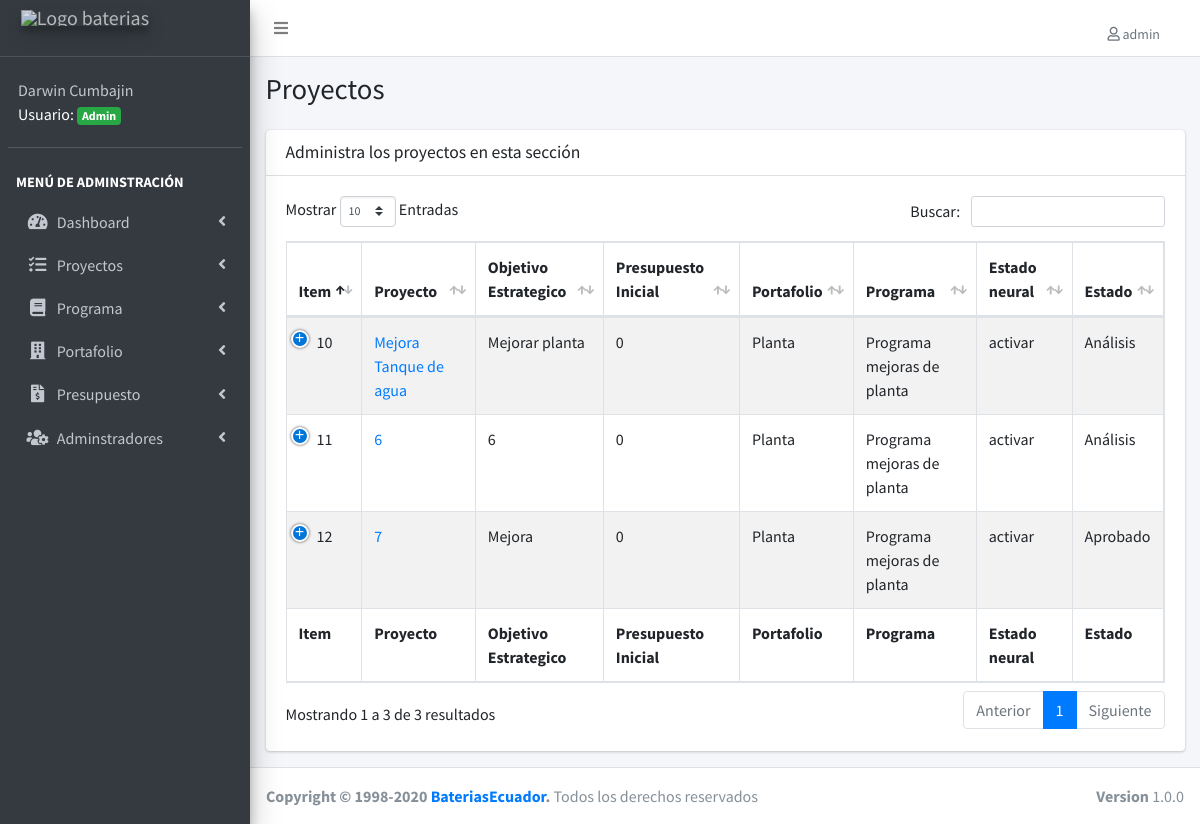
/lista-proyecto.php (signed in), run on the app's committed database.
### tables this page shows
CREATE TABLE IF NOT EXISTS `proyectos` (
  `proyecto_id` int(11) NOT NULL AUTO_INCREMENT,
  `detalle` varchar(255) NOT NULL,
  `objetivo_estrategico` varchar(100) NOT NULL,
  `presupuesto_inicial` double NOT NULL,
  `estado_neural` varchar(50) NOT NULL,
  `url_video` varchar(255) DEFAULT NULL,
  `portafolio_id` int(11) NOT NULL DEFAULT '0',
  `programa_id` int(11) NOT NULL,
  `estado_id` int(11) NOT NULL,
  `editado` datetime DEFAULT NULL,
  PRIMARY KEY (`proyecto_id`),
  UNIQUE KEY `detalle` (`detalle`),
  KEY `FK_proyectos_portafolios` (`portafolio_id`),
  KEY `FK_proyectos_programas` (`programa_id`),
  KEY `FK_proyectos_estados` (`estado_id`),
  CONSTRAINT `FK_proyectos_estados` FOREIGN KEY (`estado_id`) REFERENCES `estados` (`estado_id`),
  CONSTRAINT `FK_proyectos_portafolios` FOREIGN KEY (`portafolio_id`) REFERENCES `portafolios` (`portafolio_id`),
  CONSTRAINT `FK_proyectos_programas` FOREIGN KEY (`programa_id`) REFERENCES `programas` (`programa_id`)
);

CREATE TABLE IF NOT EXISTS `portafolios` (
  `portafolio_id` int(11) NOT NULL AUTO_INCREMENT,
  `area` varchar(50) NOT NULL DEFAULT '',
  `editado` datetime DEFAULT NULL,
  PRIMARY KEY (`portafolio_id`),
  UNIQUE KEY `area` (`area`)
);

CREATE TABLE IF NOT EXISTS `programas` (
  `programa_id` int(11) NOT NULL AUTO_INCREMENT,
  `descripcion` varchar(50) NOT NULL DEFAULT '0',
  `editado` datetime DEFAULT NULL,
  PRIMARY KEY (`programa_id`),
  UNIQUE KEY `descripcion` (`descripcion`)
);

CREATE TABLE IF NOT EXISTS `estados` (
  `estado_id` int(11) NOT NULL AUTO_INCREMENT,
  `estado` varchar(50) NOT NULL DEFAULT '',
  PRIMARY KEY (`estado_id`)
);

### lista-proyecto.php (the view, shortened to what this page needs)
<?php
include_once('funciones/funciones.php');
include_once('templates/header.php');
include_once('templates/barra.php');
include_once('templates/navegacion.php');
?>
<div class="content-wrapper">
  <section class="content-header">
    <div class="container-fluid">
      <div class="row mb-2">
        <div class="col-sm-6">
          <h1>Proyectos</h1>
        </div>
      </div>
    </div>
  </section>
  <section class="content">
    <div class="container-fluid">
      <div class="row">
        <div class="col-12">
          <div class="card">
            <div class="card-header">
              <h3 class="card-title">Administra los proyectos en esta sección</h3>
            </div>
            <div class="card-body">
              <table id="registros" class="table table-bordered table-striped">
                <thead>
                  <tr>
                    <th>Item</th>
                    <th>Proyecto</th>
                    <th>Objetivo Estrategico</th>
                    <th>Presupuesto Inicial</th>
                    <th>Portafolio</th>
                    <th>Programa</th>
                    <th>Estado neural</th>
                    <th>Estado</th>
                  </tr>
                </thead>
                <tbody>
                  <?php
                  try {
                    $sql = "SELECT proyecto_id, detalle, objetivo_estrategico, presupuesto_inicial, estado_neural, estado, area, descripcion ";
                    $sql .= " FROM proyectos ";
                    $sql .= " INNER JOIN portafolios ";
                    $sql .= " ON proyectos.portafolio_id = portafolios.portafolio_id ";
                    $sql .= " INNER JOIN programas ";
                    $sql .= " ON proyectos.programa_id=programas.programa_id ";
                    $sql .= " INNER JOIN estados ";
                    $sql .= " ON proyectos.estado_id=estados.estado_id ";
                    $sql .= " ORDER BY proyecto_id DESC ";
                    $resultado = $conn->query($sql);
                  } catch (Exception $e) {
                    $error = $e->getMessage();
                    echo $error;
                  }
                  while ($proyecto = $resultado->fetch_assoc()) { ?>
                    <tr>
                      <td><?php echo $proyecto['proyecto_id']; ?></td>
                      <td><a href="detalle-proyecto.php?id=<?php echo $proyecto['proyecto_id']; ?>"><?php echo $proyecto['detalle']; ?></a></td>
                      <td><?php echo $proyecto['objetivo_estrategico']; ?></td>
                      <td><?php echo $proyecto['presupuesto_inicial']; ?></td>
                      <td><?php echo $proyecto['area']; ?></td>
                      <td><?php echo $proyecto['descripcion']; ?></td>
                      <td><?php echo $proyecto['estado_neural']; ?></td>
                      <td><?php echo $proyecto['estado']; ?></td>
                    </tr>
                  <?php } ?>
                </tbody>
                <tfoot>
                  <tr>
                    <th>Item</th>
                    <th>Proyecto</th>
                    <th>Objetivo Estrategico</th>
                    <th>Presupuesto Inicial</th>
                    <th>Portafolio</th>
                    <th>Programa</th>
                    <th>Estado neural</th>
                    <th>Estado</th>
                  </tr>
                </tfoot>
              </table>
            </div>
          </div>
        </div>
      </div>
    </div>
  </section>
</div>
<?php
include_once('templates/footer.php');
?>

### data on the page
proyectos: proyecto_id "12", detalle "7", objetivo_estrategico "Mejora", presupuesto_inicial "0", portafolio.area "Planta", programa.descripcion "Programa mejoras de planta", estado_neural "activar", estado.estado "Aprobado"
proyectos: proyecto_id "11", detalle "6", objetivo_estrategico "6", presupuesto_inicial "0", portafolio.area "Planta", programa.descripcion "Programa mejoras de planta", estado_neural "activar", estado.estado "Análisis"
proyectos: proyecto_id "10", detalle "Mejora Tanque de agua", objetivo_estrategico "Mejorar planta", presupuesto_inicial "0", portafolio.area "Planta", programa.descripcion "Programa mejoras de planta", estado_neural "activar", estado.estado "Análisis"

### other printed values
$_SESSION['usuario'] "admin"
$_SESSION['nombre'] "Darwin Cumbajin"
